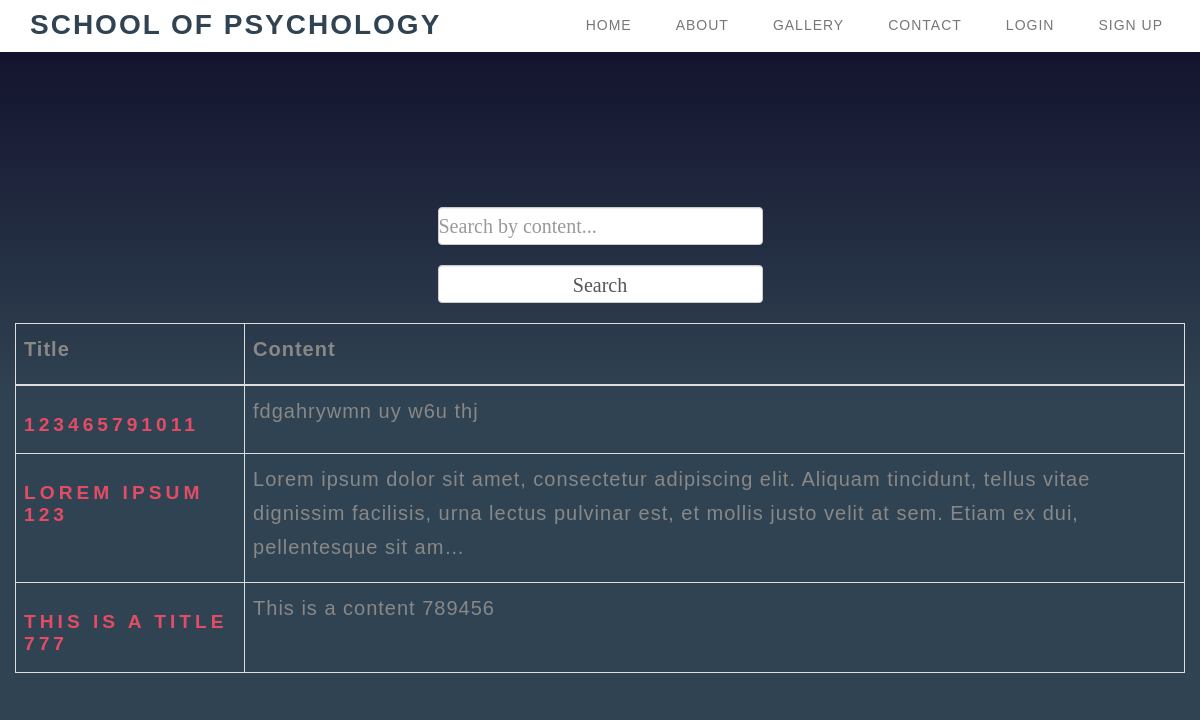
Page /global_content/read_content/ on the committed database.
### sova_school/global_content/models.py (models this page shows, shortened)
class GlobalContent(models.Model):
    title = models.CharField(
        max_length=100,
        blank=True,
        null=True,
    )
    text = models.TextField(
        blank=True,
        null=True,
    )
    created_at = models.DateTimeField(default=datetime.now(), blank=True)
    updated_at = models.DateTimeField(default=datetime.now(), blank=True)
    user = models.ForeignKey(
        UserModel,
        on_delete=models.DO_NOTHING,
    )
    slug = models.SlugField(
        unique=True,
        blank=True,
        null=True,
    )
    image_url = models.URLField(
        blank=True,
        null=True,
    )
    photos = models.ImageField(
        blank=True,
        null=True,
    )

### sova_school/global_content/views.py (the view)
# urls.py: path('read_content/', ReadGlobalContentView.as_view(), name='global-read-content'),
class ReadGlobalContentView(views.ListView):
    model = GlobalContent
    template_name = 'global_content/read_content.html'
    form_class = GlobalContentReadForm
    success_url = reverse_lazy('global-read-content')
    paginate_by = 5
    context_object_name = 'content'
    def get_queryset(self):
        queryset = super().get_queryset()
        search = self.request.GET.get('search', '')
        queryset = queryset.filter(
            title__icontains=search
        )
        return queryset
    def get_context_data(self, *args, **kwargs):
        context = super().get_context_data(*args, **kwargs)
        context['search'] = self.request.GET.get('search', '')
        return context

### templates/global_content/read_content.html (shortened to what this page needs)
{% extends 'global_content/global_navbar.html' %}
{% block global_navbar_content %}
    <div class="container">
        <div class="row">
            <div class="col-12">
                <br><br><br><br>
                <table class="table table-bordered">
                    <thead>
                    <tr>
                        <th><p>Title</p></th>
                        <th><p>Content</p></th>
                    </tr>
                    </thead>
                    <tbody>
                    <form action="{% url 'global-read-content' %}" method="get">
                        <input type="text" class="form-control" name="search" placeholder="Search by content..."
                               value="{{ request.GET.title }}">
                        <input type="submit" class="form-control" value="Search">
                    </form>
                    {% for content in object_list reversed %}
                            <tr>
                                <td>
                                    <h2><a href="{% url 'global-detail-content' slug=content.slug %}">
                                        {{ content.title|truncatechars:20 }}</a></h2>
                                </td>
                                <td><p>{{ content.text|truncatechars:200 }}</p></td>
                            </tr>
                    {% endfor %}
                    </tbody>
                </table>
            </div>
        </div>
    </div>
{% endblock global_navbar_content%}

### static/css/style.css (style rules this page uses)
html,body { width: 100%; overflow-x: hidden; }
html { font-size: 100%; }
h1,h2,h3,h4 { font-weight: 300; }
h2 { color: #e44c65; font-size: 1.2rem; font-weight: bold; letter-spacing: 4px; text-transform: uppercase; }
p { color: #888; font-size: 20px; letter-spacing: 1px; line-height: 34px; }
a { color: #e44c65; -webkit-transition: 0.5s; -o-transition: 0.5s; transition: 0.5s; text-decoration: none !important; }
* { -webkit-box-sizing: border-box; -moz-box-sizing: border-box; box-sizing: border-box; }
*:before, *:after { -webkit-box-sizing: border-box; -moz-box-sizing: border-box; box-sizing: border-box; }

### static/css/login.css (style rules this page uses)
input { width: 60%; height: 20px; background: #e0dede; justify-content: center; display: flex; margin: 20px auto; padding: 10px; border: none; outline: none; border-radius: 5px; }

### static/css/signup.css (style rules this page uses)
input { width: 60%; height: 20px; background: #e0dede; justify-content: center; display: flex; margin: 20px auto; padding: 10px; border: none; outline: none; border-radius: 5px; }

### static/css/profile_edit.css (style rules this page uses)
input { width: 100%; height: 20px; background: #e0dede; justify-content: center; display: flex; margin: 20px auto; padding: 10px; border: none; outline: none; border-radius: 5px; }

### static/css/change_password.css (style rules this page uses)
input { width: 90%; height: 30px; background: #e0dede; justify-content: center; display: flex; margin: 20px auto; padding: 16px; border: none; outline: none; border-radius: 5px; }

### rows in the picture
GlobalContent: title "123465791011", text "fdgahrywmn uy w6u thj"
GlobalContent: title "LOREM IPSUM 123", text "Lorem ipsum dolor sit amet, consectetur adipiscing elit. Aliquam tincidunt, tellus vitae dignissim facilisis, urna lectus pulvinar est, et mollis justo velit at sem. Etiam ex dui, pellentesque sit am…"
GlobalContent: title "THIS IS A TITLE 777", text "This is a content 789456"
